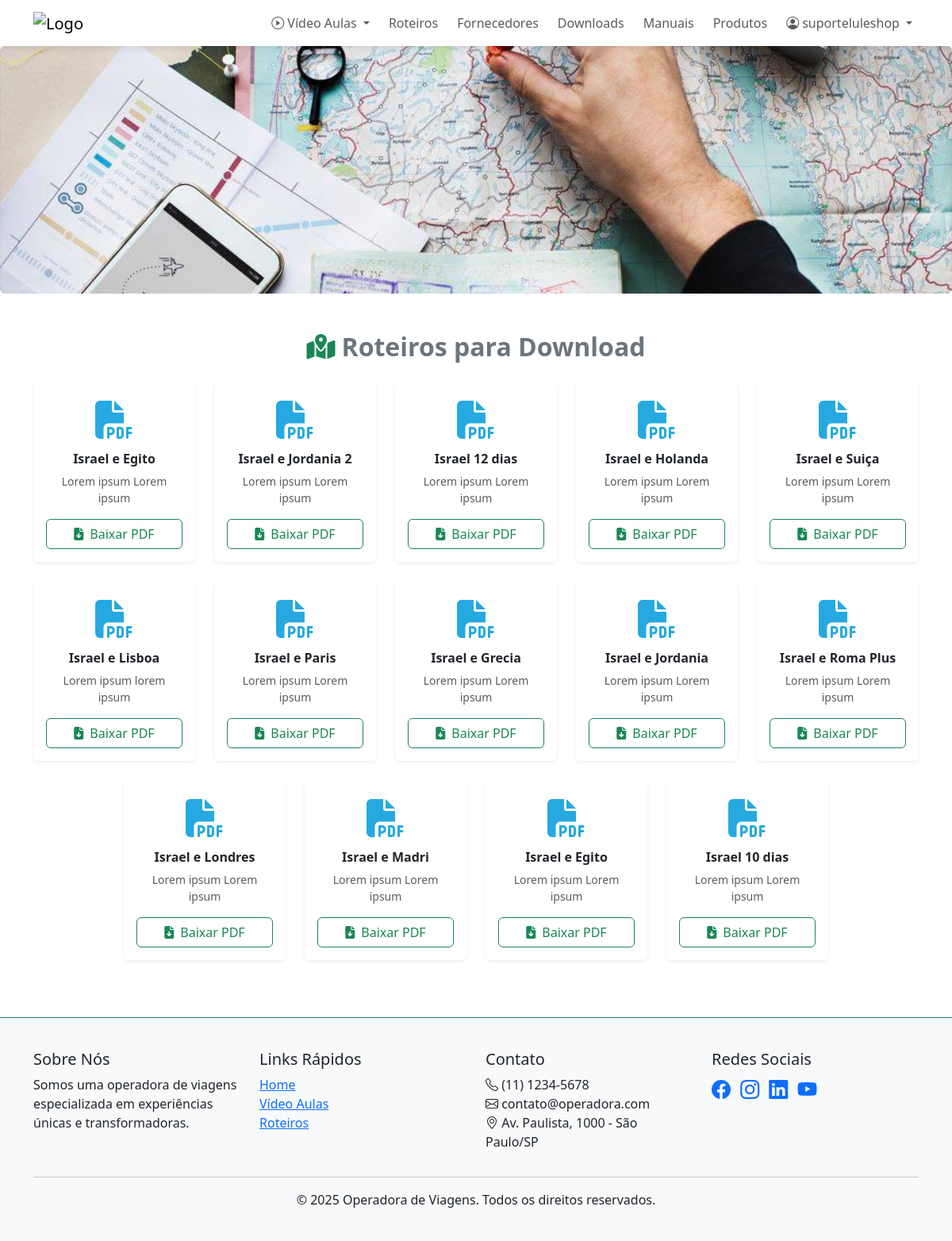
Screenshot of /roteiros/ (signed in) with the database file from the repository.
### operadora/models.py (models this page shows, shortened)
class BannerRoteiro(models.Model):
    banner_pc = models.ImageField(
        upload_to='banners/roteiros/',
        help_text="1920x500 para desktop e tablet",
        blank=True,
        null=True
    )
    banner_mobile = models.ImageField(
        upload_to='banners/roteiros/',
        help_text="480x720 para celular",
        blank=True,
        null=True
    )

class Roteiro(models.Model):
    ICONES_CHOICES = [
        ('fas fa-book', 'Livro'),
        ('fas fa-map', 'Mapa'),
        ('fas fa-globe', 'Globo'),
        ('fas fa-plane', 'Avião'),
        ('fas fa-mountain', 'Montanha'),
        ('fas fa-file-pdf', 'PDF'),
        ('fas fa-umbrella-beach', 'Praia'),
    ]
    titulo = models.CharField(max_length=100)
    descricao = models.TextField(blank=True)
    arquivo = models.FileField(upload_to='roteiros/')
    thumbnail = models.ImageField(upload_to='roteiros/thumbnails/', blank=True, null=True)
    icone = models.CharField(max_length=50, choices=ICONES_CHOICES, blank=True)
    banner_pc = models.ImageField(upload_to='roteiros/banners/', blank=True, null=True, help_text="1920x500 para desktop e tablet")
    banner_mobile = models.ImageField(upload_to='roteiros/banners/', blank=True, null=True, help_text="480x720 para celular")
    data_publicacao = models.DateTimeField(auto_now_add=True)
    class Meta:
        verbose_name = 'Incluir Roteiro'
        verbose_name = 'Roteiro'

### operadora/views.py (the view)
# urls.py: path('roteiros/', operadora_views.roteiros, name='roteiros'),
@login_required
def roteiros(request):
    roteiros = Roteiro.objects.all().order_by('data_publicacao')
    banner = BannerRoteiro.objects.last()  # Pega o mais recente
    return render(request, 'operadora/roteiros.html', {
        'roteiros': roteiros,
        'banner': banner,
    })

### core/templates/operadora/roteiros.html (shortened to what this page needs)
{% extends "base.html" %}
{% block content %}
<link rel="stylesheet" href="https://cdnjs.cloudflare.com/ajax/libs/font-awesome/6.5.0/css/all.min.css">
{% if banner %}
<div class="mb-4">
    {% if banner.banner_pc %}
        <img src="{{ banner.banner_pc.url }}" alt="Banner Roteiros PC" class="w-100 d-none d-md-block rounded">
    {% endif %}
</div>
{% endif %}
<div class="container my-5">
    <h2 class="text-center titulo fw-bold mb-4">
        <i class="fas fa-map-marked-alt me-2 text-success"></i>Roteiros para Download
    </h2>
    <div class="row justify-content-center">
        {% for roteiro in roteiros %}
        <div class="col-12 col-sm-6 col-md-4 col-lg-3 col-xl-2-4 mb-4">
            <div class="card h-100 shadow-sm roteiro-card border-0 text-center">
                {% if roteiro.thumbnail %}
                    <img src="{{ roteiro.thumbnail.url }}" class="card-img-top" alt="{{ roteiro.titulo }}">
                {% elif roteiro.icone %}
                    <div class="pt-4">
                        <i class="{{ roteiro.icone }} roteiro-icon"></i>
                    </div>
                {% endif %}
                <div class="card-body d-flex flex-column">
                    <h6 class="card-title fw-bold">{{ roteiro.titulo }}</h6>
                    {% if roteiro.descricao %}
                        <p class="card-text small text-muted">{{ roteiro.descricao|truncatewords:15 }}</p>
                    {% endif %}
                    <div class="mt-auto">
                        <a href="{{ roteiro.arquivo.url }}" class="btn btn-outline-success w-100" download>
                            <i class="fas fa-file-download me-2"></i>Baixar PDF
                        </a>
                    </div>
                </div>
            </div>
        </div>
        {% empty %}
            <p class="text-center text-muted">Nenhum roteiro disponível no momento.</p>
        {% endfor %}
    </div>
</div>
{% endblock %}

### core/templates/base.html (shortened to what this page needs)
<!DOCTYPE html>
<html lang="pt-br">
<head>
    <link href="https://cdn.jsdelivr.net/npm/bootstrap@5.3.0/dist/css/bootstrap.min.css" rel="stylesheet">
    <link rel="stylesheet" href="https://cdn.jsdelivr.net/npm/bootstrap-icons@1.10.0/font/bootstrap-icons.css">
</head>
<body>
    <nav class="navbar navbar-expand-lg navbar-light bg-white sticky-top">
        <div class="container">
            <a class="navbar-brand" href="{% url 'home' %}">
                <img src="/static/images/logo-abbeytur.png" alt="Logo" height="40">
            </a>
            <div class="collapse navbar-collapse" id="navbarNav">
                <ul class="navbar-nav ms-auto align-items-center gap-2">
                    {% if user.is_authenticated %}
                        <li class="nav-item dropdown">
                            <a class="nav-link dropdown-toggle" href="#" id="videoAulasDropdown" data-bs-toggle="dropdown">
                                <i class="bi bi-play-circle"></i> Vídeo Aulas
                            </a>
                        </li>
                        <li class="nav-item"><a class="nav-link" href="{% url 'roteiros' %}">Roteiros</a></li>
                        <li class="nav-item"><a class="nav-link" href="{% url 'fornecedores' %}">Fornecedores</a></li>
                        <li class="nav-item"><a class="nav-link" href="{% url 'downloads' %}">Downloads</a></li>
                        <li class="nav-item"><a class="nav-link" href="{% url 'manuais' %}">Manuais</a></li>
                        <li class="nav-item"><a class="nav-link" href="{% url 'produtos' %}">Produtos</a></li>
                        <li class="nav-item dropdown">
                            <a class="nav-link dropdown-toggle d-flex align-items-center gap-1" href="#" id="userDropdown" data-bs-toggle="dropdown">
                                <i class="bi bi-person-circle"></i> {{ user.first_name|default:user.username }}
                            </a>
                        </li>
                    {% endif %}
                </ul>
            </div>
        </div>
    </nav>
    <main class="p-0 m-0">
        {% block content %}{% endblock %}
    </main>
    <footer class="footer border-top border-success" style="border-top-width: 3px;">
        <div class="container">
            <div class="row">
                <div class="col-md-3">
                    <h5>Sobre Nós</h5>
                    <p>Somos uma operadora de viagens especializada em experiências únicas e transformadoras.</p>
                </div>
                <div class="col-md-3">
                    <h5>Links Rápidos</h5>
                    <ul class="list-unstyled">
                        <li><a href="{% url 'home' %}">Home</a></li>
                        <li><a href="{% url 'video_aulas' %}">Vídeo Aulas</a></li>
                        <li><a href="{% url 'roteiros' %}">Roteiros</a></li>
                    </ul>
                </div>
                <div class="col-md-3">
                    <h5>Contato</h5>
                    <ul class="list-unstyled">
                        <li><i class="bi bi-telephone"></i> (11) 1234-5678</li>
                        <li><i class="bi bi-envelope"></i> contato@operadora.com</li>
                        <li><i class="bi bi-geo-alt"></i> Av. Paulista, 1000 - São Paulo/SP</li>
                    </ul>
                </div>
                <div class="col-md-3">
                    <h5>Redes Sociais</h5>
                    <a href="#" class="text-decoration-none me-2"><i class="bi bi-facebook fs-4"></i></a>
                    <a href="#" class="text-decoration-none me-2"><i class="bi bi-instagram fs-4"></i></a>
                    <a href="#" class="text-decoration-none me-2"><i class="bi bi-linkedin fs-4"></i></a>
                    <a href="#" class="text-decoration-none"><i class="bi bi-youtube fs-4"></i></a>
                </div>
            </div>
            <hr>
            <div class="text-center">
                <p class="mb-0">&copy; 2025 Operadora de Viagens. Todos os direitos reservados.</p>
            </div>
        </div>
    </footer>
</body>
</html>

### core/templates/base.html (style rules this page uses)
.navbar { box-shadow: 0 2px 10px rgba(0,0,0,0.1); }
.footer { background-color: #f8f9fa; padding: 40px 0; }

### core/templates/operadora/roteiros.html (style rules this page uses)
.roteiro-card { transition: transform 0.3s ease; }
.roteiro-icon { font-size: 3rem; color: #26a9e0; }
.titulo { color: #6c757d; }
@media (min-width: 1200px) { .col-xl-2-4 { flex: 0 0 auto; width: 20%; } }

### rows the page displays
BannerRoteiro: banner_pc (picture)
Roteiro: titulo "Israel e Egito", descricao "Lorem ipsum Lorem ipsum"
Roteiro: titulo "Israel e Jordania 2", descricao "Lorem ipsum Lorem ipsum"
Roteiro: titulo "Israel 12 dias", descricao "Lorem ipsum Lorem ipsum"
Roteiro: titulo "Israel e Holanda", descricao "Lorem ipsum Lorem ipsum"
Roteiro: titulo "Israel e Suiça", descricao "Lorem ipsum Lorem ipsum"
Roteiro: titulo "Israel e Lisboa", descricao "Lorem ipsum lorem ipsum"
Roteiro: titulo "Israel e Paris", descricao "Lorem ipsum Lorem ipsum"
Roteiro: titulo "Israel e Grecia", descricao "Lorem ipsum Lorem ipsum"
Roteiro: titulo "Israel e Jordania", descricao "Lorem ipsum Lorem ipsum"
Roteiro: titulo "Israel e Roma Plus", descricao "Lorem ipsum Lorem ipsum"
Roteiro: titulo "Israel e Londres", descricao "Lorem ipsum Lorem ipsum"
Roteiro: titulo "Israel e Madri", descricao "Lorem ipsum Lorem ipsum"
Roteiro: titulo "Israel e Egito", descricao "Lorem ipsum Lorem ipsum"
Roteiro: titulo "Israel 10 dias", descricao "Lorem ipsum Lorem ipsum"

### other values shown
{{ user.first_name|default:user.username }} "suporteluleshop"
